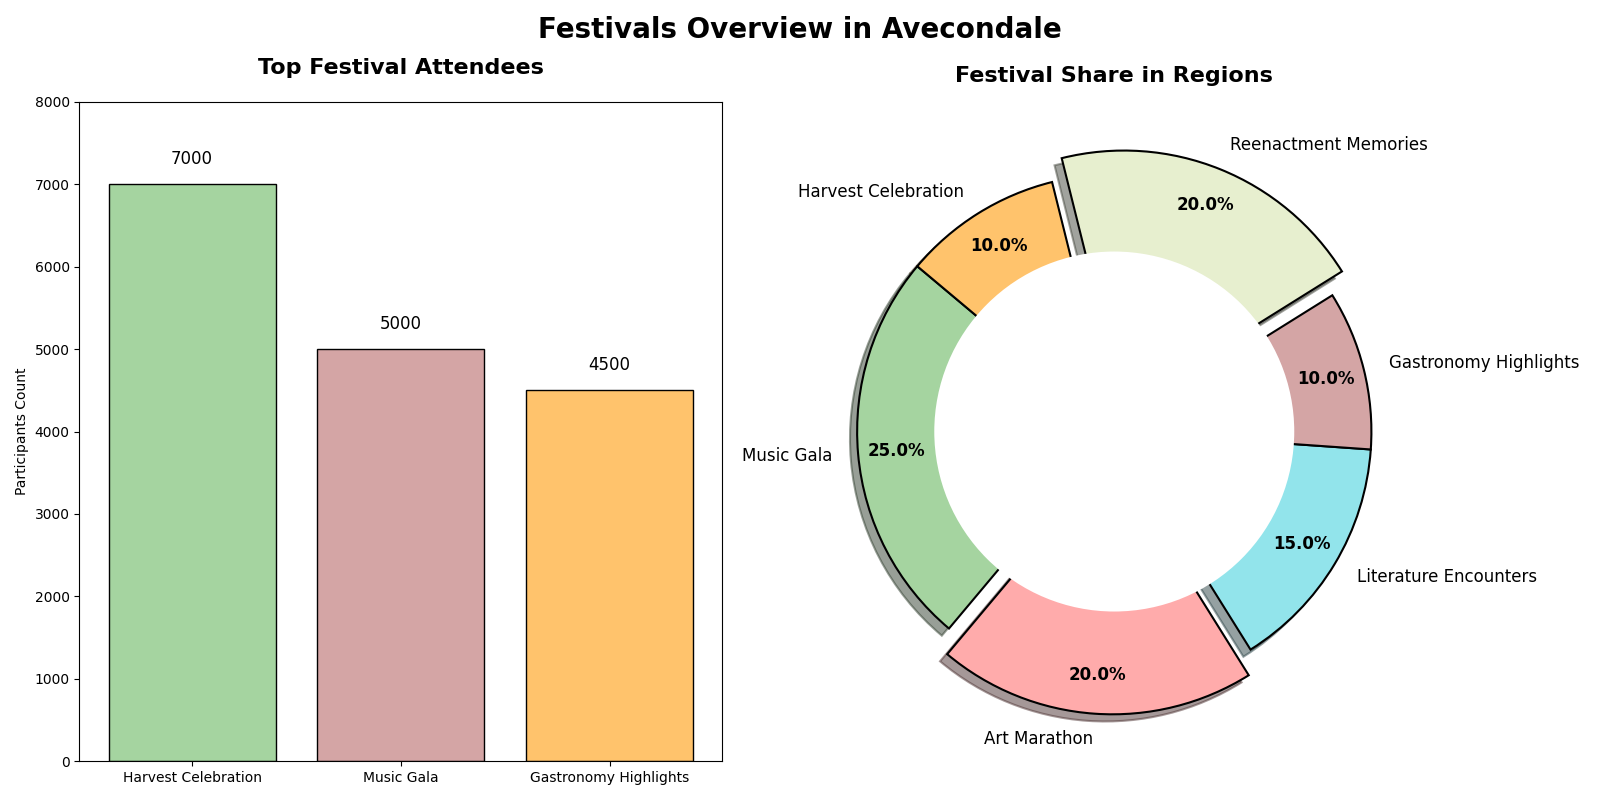

Write the Python code that produced this figure.
import matplotlib.pyplot as plt

# Data for the bar chart
festival_names = ['Harvest Celebration', 'Music Gala', 'Gastronomy Highlights']
participants = [7000, 5000, 4500]
bar_colors = ['#A5D4A0', '#D4A5A5', '#FFC36C']

# Data for the pie chart
festival_labels = ['Music Gala', 'Art Marathon', 'Literature Encounters', 'Gastronomy Highlights', 'Reenactment Memories', 'Harvest Celebration']
festival_distribution = [25, 20, 15, 10, 20, 10]
festival_colors = ['#A5D4A0', '#FFABAB', '#92E4EB', '#D4A5A5', '#E7EFCF', '#FFC36C']
explode = (0, 0.1, 0, 0, 0.1, 0)

fig, ax = plt.subplots(1, 2, figsize=(16, 8))

# Sorted bar chart
bars = ax[0].bar(festival_names, participants, color=bar_colors, edgecolor='black')
for bar in bars:
    yval = bar.get_height()
    ax[0].text(bar.get_x() + bar.get_width()/2, yval + 200, int(yval), ha='center', va='bottom', fontsize=12)

ax[0].set_title("Top Festival Attendees", fontsize=16, fontweight='bold', pad=20)
ax[0].set_ylabel("Participants Count")
ax[0].set_ylim(0, 8000)

# Pie chart
wedges, texts, autotexts = ax[1].pie(
    festival_distribution, 
    labels=festival_labels, 
    colors=festival_colors, 
    explode=explode, 
    autopct='%1.1f%%', 
    startangle=140, 
    pctdistance=0.85, 
    wedgeprops=dict(edgecolor='black', linewidth=1.5),
    shadow=True
)
plt.setp(autotexts, size=12, weight="bold", color='black')
plt.setp(texts, size=12)

centre_circle = plt.Circle((0, 0), 0.70, fc='white')
fig.gca().add_artist(centre_circle)

ax[1].set_title("Festival Share in Regions", fontsize=16, fontweight='bold', pad=20)

fig.suptitle("Festivals Overview in Avecondale", fontsize=20, fontweight='bold',)

plt.tight_layout()
plt.show()
